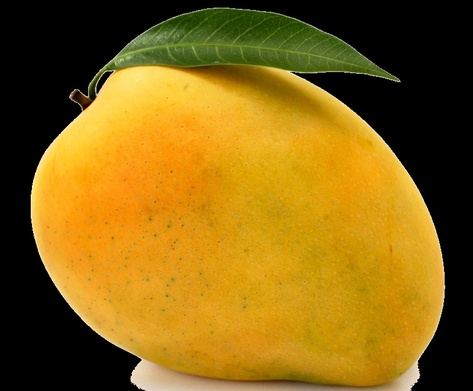
#> input picture pred_mango/image_tachnen/chin/1.jpg, 473 x 391 px, shrunk from 800 x 662 before the run, found by its file name; its folder holds 3 pictures in this run
$ jupyter execute model2.ipynb
#> lines starting #> are read from the running program, lines starting #| are printed output that depends on the picture; after the words box and inside, x2 and y2 are one past the last pixel; in counts of white or black regions, pixels touching at a corner belong together; pictures that were not available may be replaced by others from this repository, and a replacement may not be noted
[cell 1]
from PIL import Image
import numpy as np
import matplotlib.pyplot as plt
import os

# === Đường dẫn dataset (ảnh xoài đã tách nền) ===
base_dir = "/media/pphong/D:/ML & DL/ML/pred_mango/image_tachnen"

# Lưu giá trị ratio_green theo nhãn
green_ratios = {"chin": [], "song": []}

# === TÍNH ratio_green CHO TỪNG ẢNH ===
for label in ["chin", "song"]:
    folder_path = os.path.join(base_dir, label)
    for fname in os.listdir(folder_path):
        if not fname.lower().endswith(('.jpg', '.png', '.jpeg')):
            continue

        img = Image.open(os.path.join(folder_path, fname)).convert("RGB")
#> img is the input picture: PIL image 473x391 RGB; mean R, G, B 135.4, 100.6, 19.3
        img_np = np.array(img)

        # Bỏ nền đen
        mask = np.any(img_np > [0, 0, 0], axis=-1)
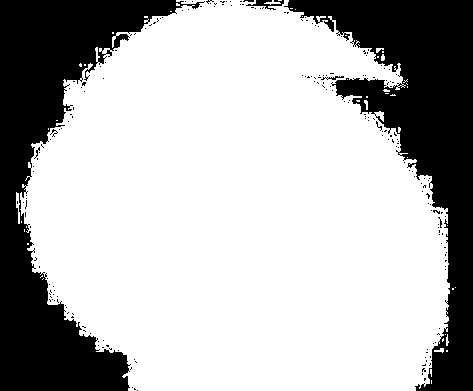
#> mask: shape (391, 473) bool; 70.9% white; 208 black regions (204 under 20 px), largest, box (x1, y1, x2, y2) and area: (0, 0, 205, 391) 27785, (284, 0, 473, 391) 25239, (246, 0, 284, 10) 157, (321, 76, 344, 80) 41

        R = img_np[:, :, 0][mask]
        G = img_np[:, :, 1][mask]
        B = img_np[:, :, 2][mask]

        if R.size > 0:
            sumR = np.sum(R)
#> sumR = 25043386
            sumG = np.sum(G)
#> sumG = 18601406
            sumB = np.sum(B)
#> sumB = 3576854
            ratio_green = sumG / (sumR + sumG + sumB)
#> ratio_green = 0.394
            green_ratios[label].append(ratio_green)

# === GỘP DỮ LIỆU VÀ NHÃN ===
ratios = np.array(green_ratios["chin"] + green_ratios["song"])
labels = np.array([1]*len(green_ratios["chin"]) + [0]*len(green_ratios["song"]))  # 1=chín, 0=sống

# === TÌM NGƯỠNG TỐI ƯU (minimize classification error) ===
sorted_ratios = np.sort(ratios)
best_lambda = None
min_error = 1e9

for t in sorted_ratios:
    preds = (ratios < t).astype(int)   # nếu ratio nhỏ → chín, lớn → sống
    error = np.sum(preds != labels)
    if error < min_error:
        min_error = error
        best_lambda = t

lamda = best_lambda
print(f"Ngưỡng tối ưu λ = {lamda:.4f} (sai {min_error}/{len(ratios)} mẫu)")

# === VẼ BIỂU ĐỒ ===
plt.figure(figsize=(8,4))
plt.scatter(green_ratios["chin"], [1]*len(green_ratios["chin"]),
            color="orange", label="Xoài chín")
plt.scatter(green_ratios["song"], [0]*len(green_ratios["song"]),
            color="green", label="Xoài sống")

plt.axvline(x=lamda, color='black', linestyle='--', label=f'Ngưỡng tối ưu = {lamda:.4f}')
plt.yticks([0,1], ["Sống","Chín"])
plt.xlabel("Tỷ lệ màu xanh lá (ratio_green)")
plt.title("Phân bố đặc trưng ratio_green của xoài (tối ưu ngưỡng)")
plt.legend()
plt.grid(True, axis="x")
plt.tight_layout()
plt.show()
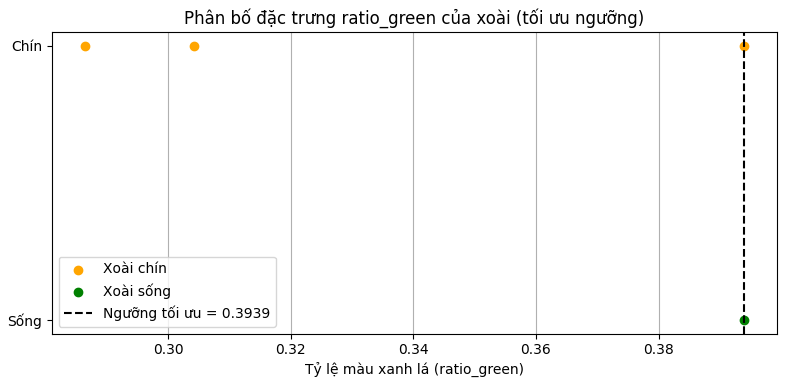
#> figure drawn by matplotlib, 1 panel

[cell 2]
from PIL import Image
import numpy as np
import matplotlib.pyplot as plt
import os

# === ĐƯỜNG DẪN ===
test_dir = "/media/pphong/D:/ML & DL/ML/pred_mango/image_test"

# === BIẾN LƯU KẾT QUẢ ===
test_green_ratios = []
test_labels = []
test_files = []

# === TÍNH ratio_green CHO ẢNH TEST ===
for fname in os.listdir(test_dir):
    if not fname.lower().endswith(('.jpg', '.png', '.jpeg')):
        continue

    # Đọc ảnh test và chuyển RGB
    img = Image.open(os.path.join(test_dir, fname)).convert("RGB")
    img_np = np.array(img)

    # Mask bỏ nền đen
    mask = np.any(img_np > [0, 0, 0], axis=-1)

    # Tách các kênh RGB
    R = img_np[:, :, 0][mask]
    G = img_np[:, :, 1][mask]
    B = img_np[:, :, 2][mask]

    if R.size > 0:
        sumR = np.sum(R)
        sumG = np.sum(G)
        sumB = np.sum(B)
        ratio_green = sumG / (sumR + sumG + sumB)
        test_green_ratios.append(ratio_green)
        test_files.append(fname)

        # Phân loại dựa vào ngưỡng λ
        if ratio_green >= lamda:
            test_labels.append("sống")  # Nhiều xanh → xoài sống
        else:
            test_labels.append("chín")  # Ít xanh → xoài chín

# === IN KẾT QUẢ PHÂN LOẠI ===
print("\nKẾT QUẢ PHÂN LOẠI ẢNH TEST DỰA TRÊN ratio_green:")
print("-" * 60)
for fname, ratio, label in zip(test_files, test_green_ratios, test_labels):
    print(f"{fname:<25}  ratio_green = {ratio:.4f}  →  Dự đoán: {label}")
#> this loop made 1 pass
#> (fname, ratio, label) on pass 1: ('1.jpg', 0.394, 'sống')
#| 1.jpg                      ratio_green = 0.3939  →  Dự đoán: sống

# === VẼ BIỂU ĐỒ TEST TRÊN NGƯỠNG λ ===
plt.figure(figsize=(8,4))
plt.axvline(x=lamda, color='black', linestyle='--', label=f'Ngưỡng λ = {lamda:.4f}')
plt.scatter(test_green_ratios, [0.5]*len(test_green_ratios),
            color="blue", marker="x", s=100, label="Ảnh test")

for i, fname in enumerate(test_files):
    plt.text(test_green_ratios[i], 0.52, fname, fontsize=8, rotation=45)

plt.yticks([0.5], ["Test"])
plt.xlabel("Tỷ lệ màu xanh lá (ratio_green)")
plt.title("Vị trí đặc trưng ratio_green của ảnh test trên ngưỡng λ")
plt.legend()
plt.grid(True, axis="x")
plt.tight_layout()
plt.show()
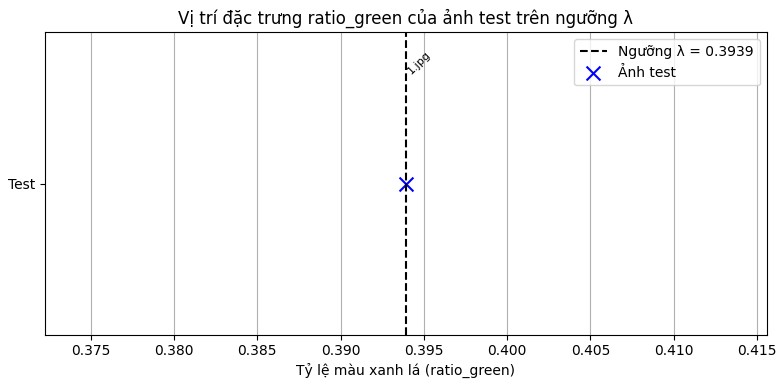
#> figure drawn by matplotlib, 1 panel
